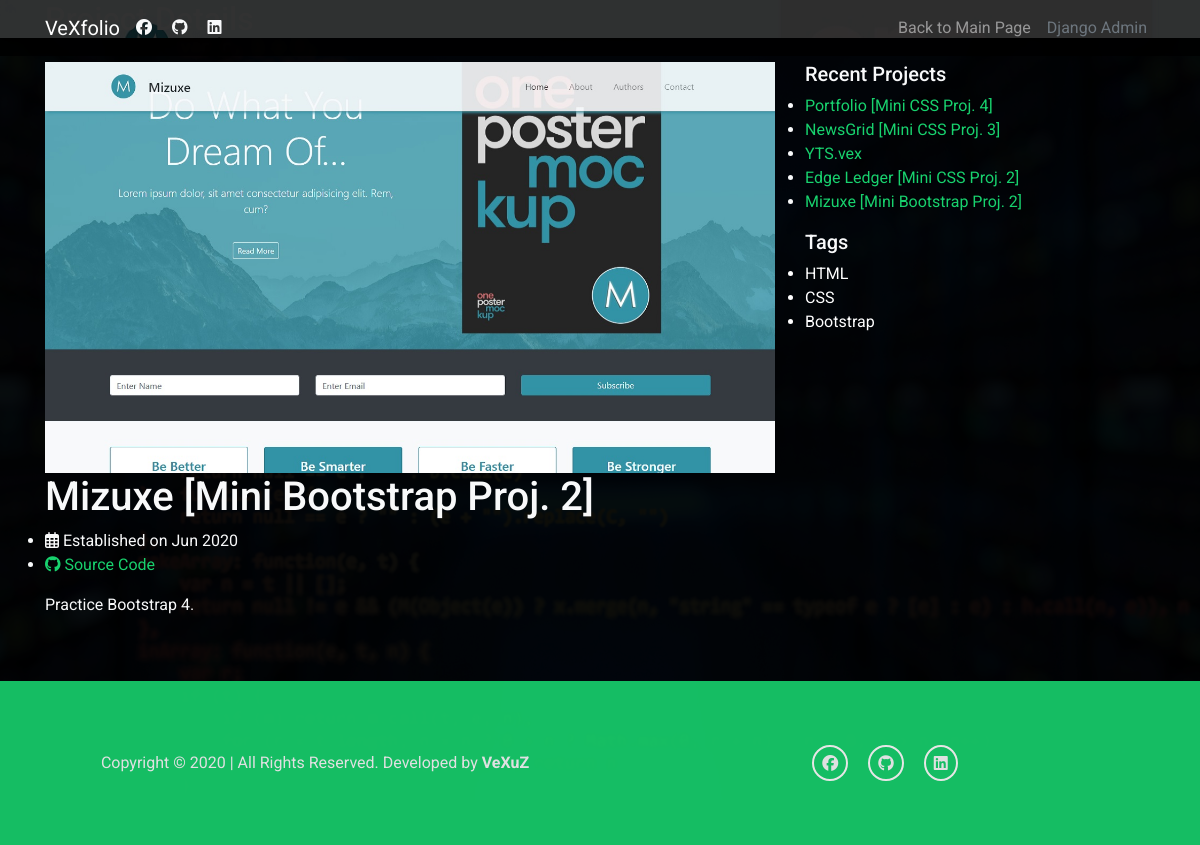
Screenshot of /projects/project-17/ with the database file from the repository.
### portfolio/models.py (models this page shows, shortened)
class Portfolio(models.Model):
    title = models.CharField(max_length=50)
    description = models.TextField()
    photo = models.ImageField(upload_to='portfolio')
    github_link = models.URLField(blank=True)
    website_link = models.URLField(blank=True)
    date_added = models.DateField()
    ongoing = models.BooleanField(default=True)
    show = models.BooleanField(default=True)
    show_to_home = models.BooleanField(default=True)
    from_scratch = models.BooleanField(default=True)
    tags = models.ManyToManyField(Technology, blank=True)

class Technology(models.Model):
    title = models.CharField(max_length=50)
    rank = models.IntegerField(blank=True)
    show = models.BooleanField(default=True)

### portfolio/views.py (the view)
# urls.py: path('projects/project-<int:pk>/', views.project, name='project'),
def project(request, pk):
    recent_projects = Portfolio.objects.order_by(
        '-date_added').filter(show=True)[:5]
    project = get_object_or_404(Portfolio, pk=pk, show=True)
    return render(request, 'portfolio/project-single.html', {
        'project': project,
        'recent_projects': recent_projects,
        'nav': request.resolver_match.url_name
    })

### templates/portfolio/project-single.html (shortened to what this page needs)
{% extends 'base.html' %}
{% block content %}
  <div class="intro intro-single route bg-image" style="background-image: url({{ project.photo.url }})">
    <div class="intro-content display-table">
      <div class="table-cell">
        <div class="container">
          <h2 class="intro-title mb-4">Project Details</h2>
        </div>
      </div>
    </div>
  </div>
  <main id="main">
    <section class="blog-wrapper sect-pt4" id="blog">
      <div class="container">
        <div class="row">
          <div class="col-md-8">
            <div class="post-box">
              <div class="post-thumb">
                <img src="{{ project.photo.url }}" class="img-fluid" alt="">
              </div>
              <div class="post-meta">
                <h1 class="article-title">{{ project.title }}</h1>
                <ul>
                  <li>
                    <span class="far fa-calendar-alt"></span>
                    Established on {{ project.date_added|date:'M Y' }}
                  </li>
                  {% if project.github_link %}
                  <li>
                    <a href="{{ project.github_link }}" target="blank"><span class="fab fa-github"></span> Source Code</a>
                  </li>
                  {% endif %}
                </ul>
              </div>
              <div class="article-content">
                <p>{{ project.description|safe }}</p>
              </div>
            </div>
          </div>
          <div class="col-md-4">
            <div class="widget-sidebar">
              <h5 class="sidebar-title">Recent Projects</h5>
              <div class="sidebar-content">
                <ul class="list-sidebar">
                  {% for recent_project in recent_projects %}
                  <li>
                    <a href="{% url 'portfolio:project' pk=recent_project.id %}">{{ recent_project.title }}</a>
                  </li>
                  {% endfor %}
                </ul>
              </div>
            </div>
            <div class="widget-sidebar widget-tags">
              <h5 class="sidebar-title">Tags</h5>
              <div class="sidebar-content">
                <ul>
                  {% if project.tags.all %}
                    {% for tech in project.tags.all %}
                    <li style="color: #fff;">{{ tech.title }}</li>
                    {% endfor %}
                  {% else %}
                  None
                  {% endif %}
                </ul>
              </div>
            </div>
          </div>
        </div>
      </div>
    </section>
  </main>
{% endblock content %}

### static/css/style.css (style rules this page uses)
:root { --vex-light-color: #ccc; --vex-black-color: #000; --vex-black-color-alpha: rgba(0, 0, 0, 0.8); --vex-gray-color-alpha: rgba(255, 255, 255, 0.08); }
html { position: relative; }
*, *:before, *:after { margin: 0; padding: 0; }
body { background: var(--vex-black-color); position: absolute; width: 100%; font-family: 'Roboto', sans-serif !important; }
body::before { content: ''; position: fixed; background: url('../img/body-bg.jpg') no-repeat center center/cover; top: 0; bottom: 0; left: 0; right: 0; height: 100vh; z-index: -1; opacity: 0.05; }

### rows the page displays
Portfolio: photo (picture), title "Mizuxe [Mini Bootstrap Proj. 2]", date_added "Jun 2020", description "Practice Bootstrap 4."
Portfolio: title "Portfolio [Mini CSS Proj. 4]"
Portfolio: title "NewsGrid [Mini CSS Proj. 3]"
Portfolio: title "YTS.vex"
Portfolio: title "Edge Ledger [Mini CSS Proj. 2]"
Technology: title "HTML"
Technology: title "CSS"
Technology: title "Bootstrap"
